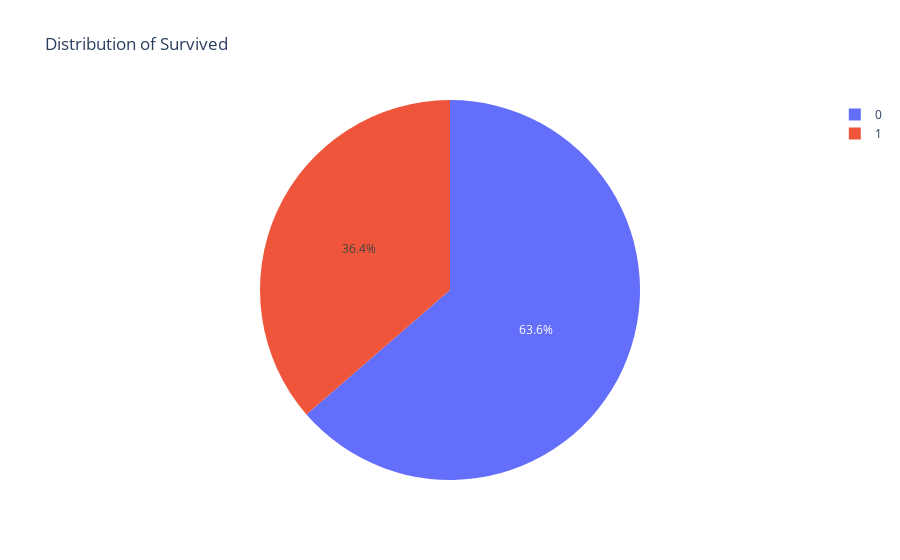
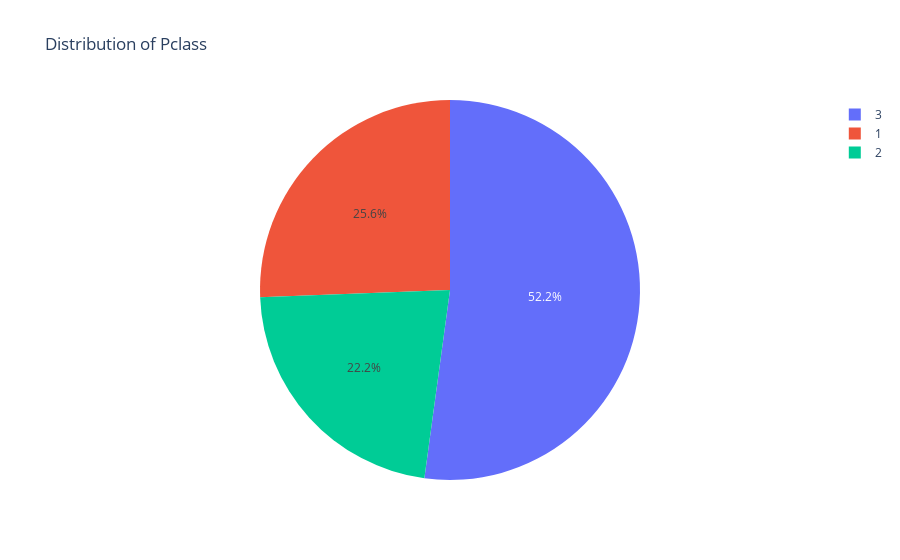
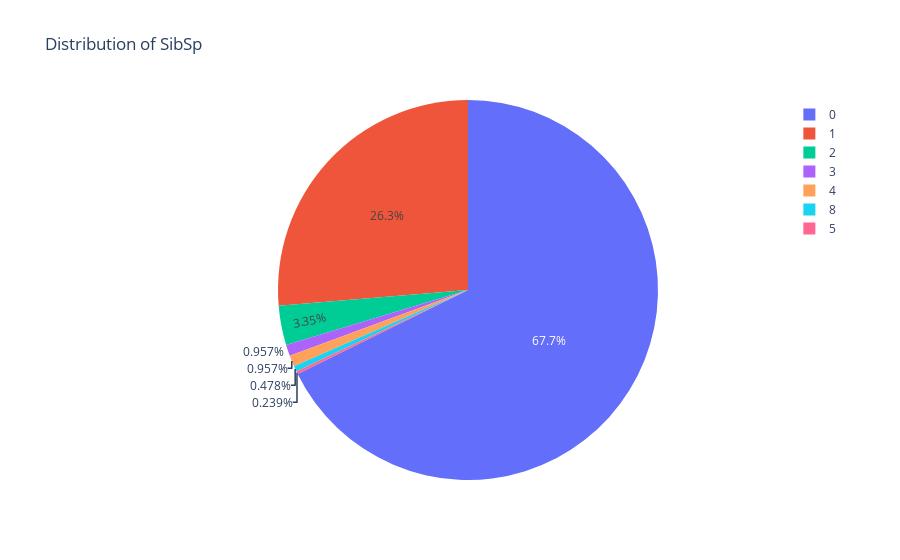
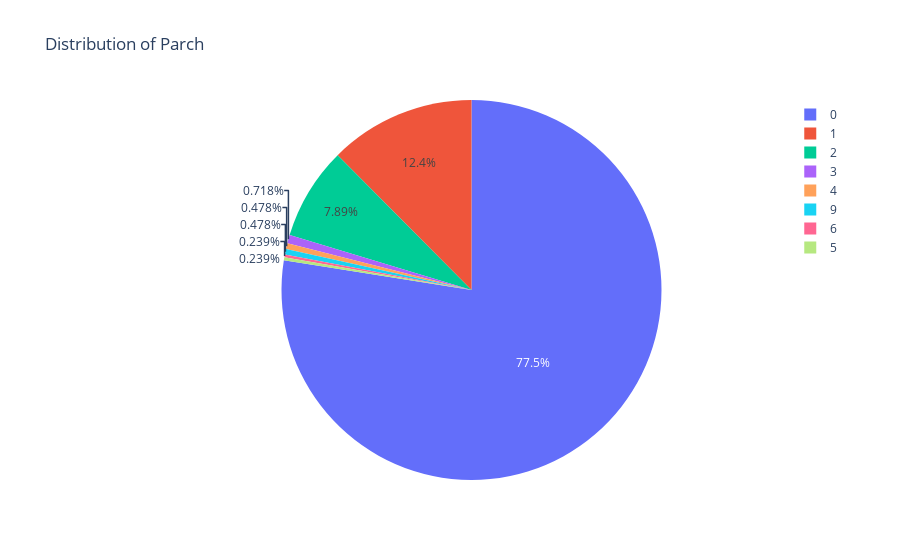

The notebook cell saved with these charts, in order:
### Code cell
for i in discrete:
    counts = df[i].value_counts()
    fig = px.pie(counts, values=counts.values, names=counts.index, title=f'Distribution of {i}')
    fig.show()

### Figure 1 — Plotly figure (JSON) as saved in the notebook; plotly's stock layout.template omitted (floating-point values rounded to 4 significant figures)
{"data": [{"domain": {"x": [0, 1], "y": [0, 1]}, "hovertemplate": "Survived=%{label}<br>value=%{value}<extra></extra>", "labels": [0, 1], "legendgroup": "", "name": "", "showlegend": true, "type": "pie", "values": [266, 152]}], "layout": {"autosize": true, "legend": {"tracegroupgap": 0}, "title": {"text": "Distribution of Survived"}}}

### Figure 2 — Plotly figure (JSON) as saved in the notebook; plotly's stock layout.template omitted (floating-point values rounded to 4 significant figures)
{"data": [{"domain": {"x": [0, 1], "y": [0, 1]}, "hovertemplate": "Pclass=%{label}<br>value=%{value}<extra></extra>", "labels": [3, 1, 2], "legendgroup": "", "name": "", "showlegend": true, "type": "pie", "values": [218, 107, 93]}], "layout": {"autosize": true, "legend": {"tracegroupgap": 0}, "title": {"text": "Distribution of Pclass"}}}

### Figure 3 — Plotly figure (JSON) as saved in the notebook; plotly's stock layout.template omitted (floating-point values rounded to 4 significant figures)
{"data": [{"domain": {"x": [0, 1], "y": [0, 1]}, "hovertemplate": "SibSp=%{label}<br>value=%{value}<extra></extra>", "labels": [0, 1, 2, 3, 4, 8, 5], "legendgroup": "", "name": "", "showlegend": true, "type": "pie", "values": [283, 110, 14, 4, 4, 2, 1]}], "layout": {"autosize": true, "legend": {"tracegroupgap": 0}, "title": {"text": "Distribution of SibSp"}}}

### Figure 4 — Plotly figure (JSON) as saved in the notebook; plotly's stock layout.template omitted (floating-point values rounded to 4 significant figures)
{"data": [{"domain": {"x": [0, 1], "y": [0, 1]}, "hovertemplate": "Parch=%{label}<br>value=%{value}<extra></extra>", "labels": [0, 1, 2, 3, 4, 9, 6, 5], "legendgroup": "", "name": "", "showlegend": true, "type": "pie", "values": [324, 52, 33, 3, 2, 2, 1, 1]}], "layout": {"autosize": true, "legend": {"tracegroupgap": 0}, "title": {"text": "Distribution of Parch"}}}
